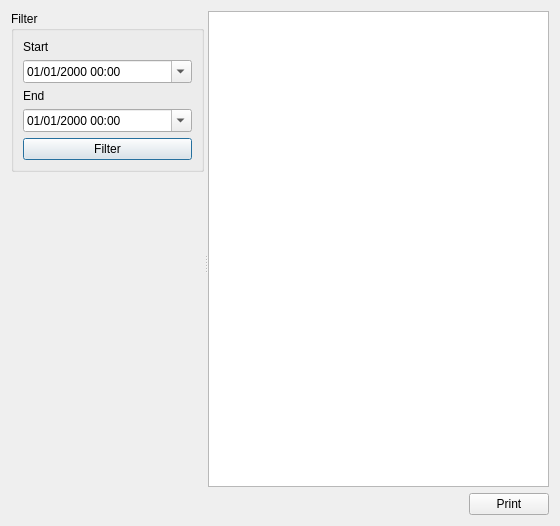
<?xml version="1.0" encoding="UTF-8"?>
<ui version="4.0">
 <class>CashierReportDialog</class>
 <widget class="QDialog" name="CashierReportDialog">
  <property name="geometry">
   <rect>
    <x>0</x>
    <y>0</y>
    <width>560</width>
    <height>526</height>
   </rect>
  </property>
  <property name="windowTitle">
   <string>Cashier Report</string>
  </property>
  <layout class="QVBoxLayout" name="verticalLayout_3">
   <item>
    <widget class="QSplitter" name="splitter">
     <property name="orientation">
      <enum>Qt::Horizontal</enum>
     </property>
     <widget class="QWidget" name="verticalLayoutWidget">
      <layout class="QVBoxLayout" name="verticalLayout">
       <property name="bottomMargin">
        <number>20</number>
       </property>
       <item>
        <widget class="QGroupBox" name="groupBox">
         <property name="title">
          <string>Filter</string>
         </property>
         <layout class="QVBoxLayout" name="verticalLayout_4">
          <property name="bottomMargin">
           <number>9</number>
          </property>
          <item>
           <widget class="QLabel" name="label">
            <property name="text">
             <string>Start</string>
            </property>
           </widget>
          </item>
          <item>
           <widget class="QDateTimeEdit" name="dateTimeStart">
            <property name="displayFormat">
             <string>dd/MM/yyyy hh:mm</string>
            </property>
            <property name="calendarPopup">
             <bool>true</bool>
            </property>
           </widget>
          </item>
          <item>
           <widget class="QLabel" name="label_2">
            <property name="text">
             <string>End</string>
            </property>
           </widget>
          </item>
          <item>
           <widget class="QDateTimeEdit" name="dateTimeEnd">
            <property name="displayFormat">
             <string>dd/MM/yyyy hh:mm</string>
            </property>
            <property name="calendarPopup">
             <bool>true</bool>
            </property>
           </widget>
          </item>
          <item>
           <widget class="QPushButton" name="pushFilter">
            <property name="text">
             <string>Filter</string>
            </property>
           </widget>
          </item>
         </layout>
        </widget>
       </item>
       <item>
        <spacer name="verticalSpacer">
         <property name="orientation">
          <enum>Qt::Vertical</enum>
         </property>
         <property name="sizeHint" stdset="0">
          <size>
           <width>20</width>
           <height>40</height>
          </size>
         </property>
        </spacer>
       </item>
      </layout>
     </widget>
     <widget class="QWidget" name="verticalLayoutWidget_2">
      <layout class="QVBoxLayout" name="verticalLayout_2">
       <item>
        <widget class="QTextBrowser" name="textBrowser">
         <property name="openExternalLinks">
          <bool>true</bool>
         </property>
        </widget>
       </item>
       <item>
        <layout class="QHBoxLayout" name="horizontalLayout">
         <property name="bottomMargin">
          <number>0</number>
         </property>
         <item>
          <spacer name="horizontalSpacer">
           <property name="orientation">
            <enum>Qt::Horizontal</enum>
           </property>
           <property name="sizeHint" stdset="0">
            <size>
             <width>40</width>
             <height>20</height>
            </size>
           </property>
          </spacer>
         </item>
         <item>
          <widget class="QPushButton" name="pushPrint">
           <property name="text">
            <string>Print</string>
           </property>
          </widget>
         </item>
        </layout>
       </item>
      </layout>
     </widget>
    </widget>
   </item>
  </layout>
 </widget>
 <resources/>
 <connections/>
</ui>
